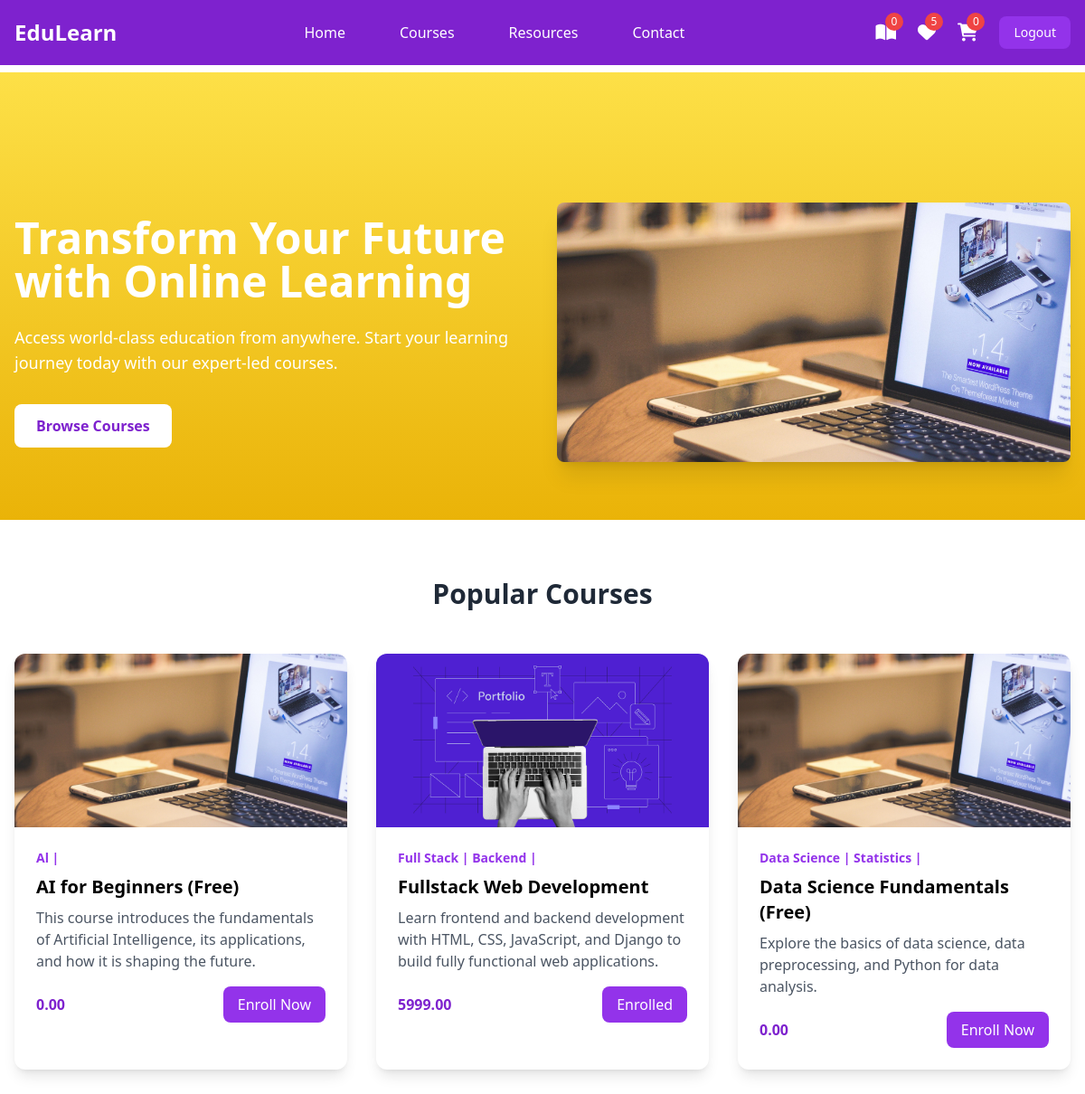
The page /index/ (signed in) on the database its author committed.
### instructor/models.py (models this page shows, shortened)
class User(AbstractUser):
    ROLE_CHOICES =(
        ("instructor","Instructor"),
        ("student","Student")
    )
    role=models.CharField(max_length=20,choices=ROLE_CHOICES,default="student")

class Course(models.Model):
    title=models.CharField(max_length=200)
    description=models.TextField()
    price=models.DecimalField(decimal_places=2,max_digits=7)
    owner=models.ForeignKey(User,on_delete=models.SET_NULL,related_name="courses",null=True)
    is_free=models.BooleanField(default=False)
    picture=models.ImageField(upload_to="courseimages",null=True,blank=True,default="courseimages/default.png")
    thumbnail=EmbedVideoField()
    category_objects=models.ManyToManyField(Category)
    created_at=models.DateTimeField(auto_now_add=True)
    updated_at=models.DateTimeField(auto_now=True)

class Category(models.Model):
    name=models.CharField(max_length=200,unique=True)
    def __str__(self):
        return self.name

### student/views.py (the view)
# urls.py: path('index/',views.IndexView.as_view(),name="student-index"),
@method_decorator(signin_required,name="dispatch")
class IndexView(View):
    def get(self,request,*args,**kwargs):
        all_courses=Course.objects.all()
        purchased_course=Order.objects.filter(student=request.user).values_list("course_objects",flat=True)
        return render(request,"index.html",{"courses":all_courses,"purchased_courses":purchased_course})

### student/context_processors.py (called while the page is built)
def course_context(request):
    count=0
    if request.user.is_authenticated:
        orders=request.user.purchase.filter(is_paid=True)
        count=len([c for o in orders for c in o.course_objects.all()])
    return {"count":count}

### student/templates/index.html
{%extends 'base.html'%}
{%block main_block%}
<section class="pt-20 bg-gradient-to-b from-yellow-300 to-yellow-500">
    <div class="max-w-screen-xl mx-auto px-4 py-16 grid md:grid-cols-2 gap-8 items-center">
        <div class="text-white">
            <h1 class="text-4xl md:text-5xl font-bold mb-6">Transform Your Future with Online Learning</h1>
            <p class="text-lg mb-8">Access world-class education from anywhere. Start your learning journey today with our expert-led courses.</p>
            <button class="bg-white text-purple-700 hover:bg-purple-100 px-6 py-3 rounded-lg font-semibold transition duration-300">
                Browse Courses
            </button>
        </div>
        <div class="flex justify-center">
            <img src="/courseimages/pexels-tranmautritam-69432.jpg" alt="Students learning" class="rounded-lg shadow-xl">
        </div>
    </div>
</section>
<section class="max-w-screen-xl mx-auto px-4 py-16">
    <h2 class="text-3xl font-bold text-center mb-12 text-gray-800">Popular Courses</h2>
    <div class="grid grid-cols-1 md:grid-cols-3 gap-8">
        {%for c in courses%}
        <div class="bg-white rounded-xl shadow-lg overflow-hidden transform transition duration-300 hover:scale-105 hover:shadow-xl">
            <img src={{c.picture.url}} alt="Course 1" class="w-full h-48 object-cover">
            <div class="p-6">
                <div class="text-purple-600 text-sm font-semibold mb-2">
                    {%for cat in c.category_objects.all%}
                    <span>{{cat}} |</span>
                    {%endfor%}
                </div>
                <h3 class="text-xl font-bold mb-2">{{c.title}}</h3>
                <p class="text-gray-600 mb-4">{{c.description}}</p>
                <div class="flex justify-between items-center">
                    <span class="text-purple-700 font-bold">{{c.price}}</span>
                    {%if c.id in purchased_courses%}
                    <a href="#" class="bg-purple-600 text-white px-4 py-2 rounded-lg hover:bg-purple-700 transition duration-300">
                        Enrolled
                    </a>
                    {%else%}
                    <a href="{%url 'course-detail' c.id%}" class="bg-purple-600 text-white px-4 py-2 rounded-lg hover:bg-purple-700 transition duration-300">
                        Enroll Now
                    </a>
                    {%endif%}
                </div>
            </div>
        </div>
        {%endfor%}
    </div>
</section>
{%endblock%}

### student/templates/base.html (shortened to what this page needs)
<!DOCTYPE html>
<html lang="en">
<head>
    <script src="https://cdn.tailwindcss.com"></script>
    <link href="https://cdnjs.cloudflare.com/ajax/libs/font-awesome/6.0.0/css/all.min.css" rel="stylesheet">
</head>
<body>
    <nav class="bg-purple-700 fixed w-full z-20 top-0 left-0">
        <div class="max-w-screen-xl flex flex-wrap items-center justify-between mx-auto p-4">
            <a href="#" class="flex items-center">
                <span class="self-center text-2xl font-semibold text-white">EduLearn</span>
            </a>
            <div class="items-center justify-between hidden w-full md:flex md:w-auto md:order-1">
                <ul class="flex flex-col p-4 md:p-0 mt-4 font-medium md:flex-row md:space-x-8 md:mt-0">
                    <li><a href="#" class="block py-2 pl-3 pr-4 text-white hover:text-purple-200">Home</a></li>
                    <li><a href="{%url 'mycourses'%}" class="block py-2 pl-3 pr-4 text-white hover:text-purple-200">Courses</a></li>
                    <li><a href="#" class="block py-2 pl-3 pr-4 text-white hover:text-purple-200">Resources</a></li>
                    <li><a href="#" class="block py-2 pl-3 pr-4 text-white hover:text-purple-200">Contact</a></li>
                </ul>
            </div>
            <div class="flex items-center space-x-6 md:order-2">
                <div class="relative group">
                    <a href="#" class="text-white hover:text-purple-200">
                        <i class="fas fa-book-open text-xl"></i>
                        <span class="absolute -top-2 -right-2 bg-red-500 text-white text-xs rounded-full h-5 w-5 flex items-center justify-center">{{count}}</span>
                    </a>
                </div>
                <div class="relative group">
                    <a href="#" class="text-white hover:text-purple-200">
                        <i class="fas fa-heart text-xl"></i>
                        <span class="absolute -top-2 -right-2 bg-red-500 text-white text-xs rounded-full h-5 w-5 flex items-center justify-center">5</span>
                    </a>
                </div>
                <div class="relative group">
                    <a href="{%url 'cart-summary'%}" class="text-white hover:text-purple-200">
                        <i class="fas fa-shopping-cart text-xl"></i>
                        <span class="absolute -top-2 -right-2 bg-red-500 text-white text-xs rounded-full h-5 w-5 flex items-center justify-center">{{request.user.basket.all.count}}</span>
                    </a>
                </div>
                <a href="{%url 'signout'%}"><button class="text-white bg-purple-600 hover:bg-purple-800 focus:ring-4 focus:outline-none focus:ring-purple-300 font-medium rounded-lg text-sm px-4 py-2 text-center">Logout</button></a>
            </div>
        </div>
    </nav>
    <div class="mt-20">
        {%block main_block%}
        {%endblock%}
    </div>
</body>
</html>

### rows shown on the page
User: user.basket.all.count "0"
Course: picture (picture), title "AI for Beginners (Free)", description "This course introduces the fundamentals of Artificial Intelligence, its applications, and how it is shaping the future.", price "0.00", shows "Enroll Now"
Category: name "Al"
Course: picture (picture), title "Fullstack Web Development", description "Learn frontend and backend development with HTML, CSS, JavaScript, and Django to build fully functional web applications.", price "5999.00", shows "Enrolled"
Category: name "Full Stack"
Category: name "Backend"
Course: picture (picture), title "Data Science Fundamentals (Free)", description "Explore the basics of data science, data preprocessing, and Python for data analysis.", price "0.00", shows "Enroll Now"
Category: name "Data Science"
Category: name "Statistics"

### other values the page prints
{{ count }} "0"
